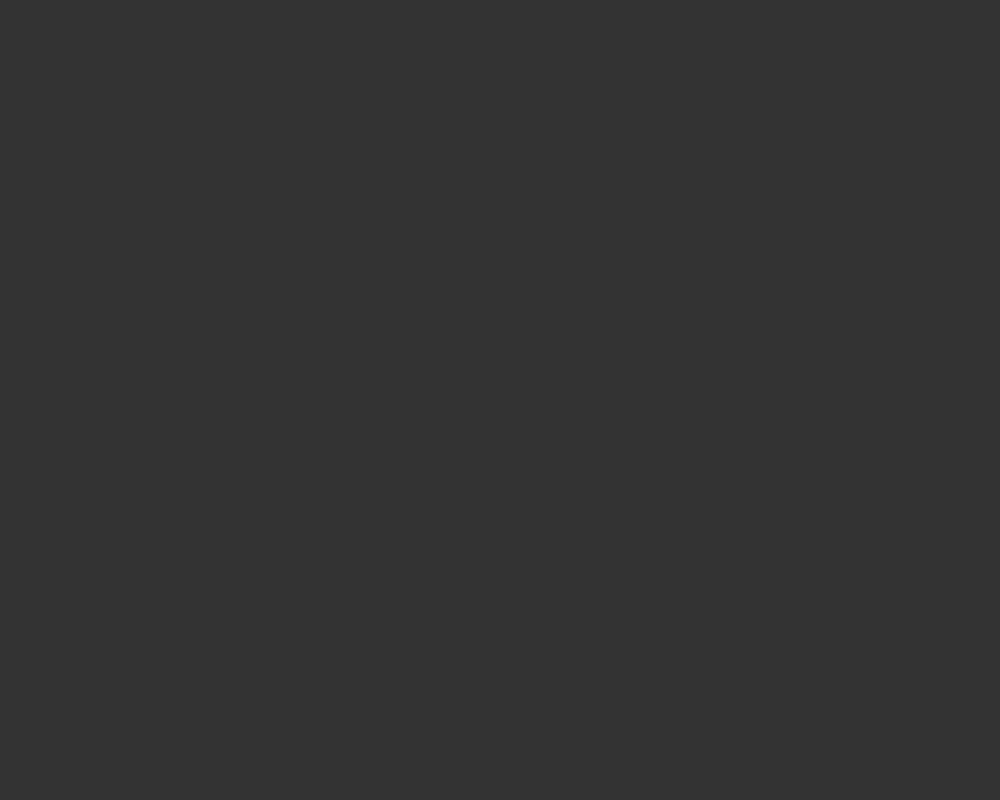
Frame 1 (no input)
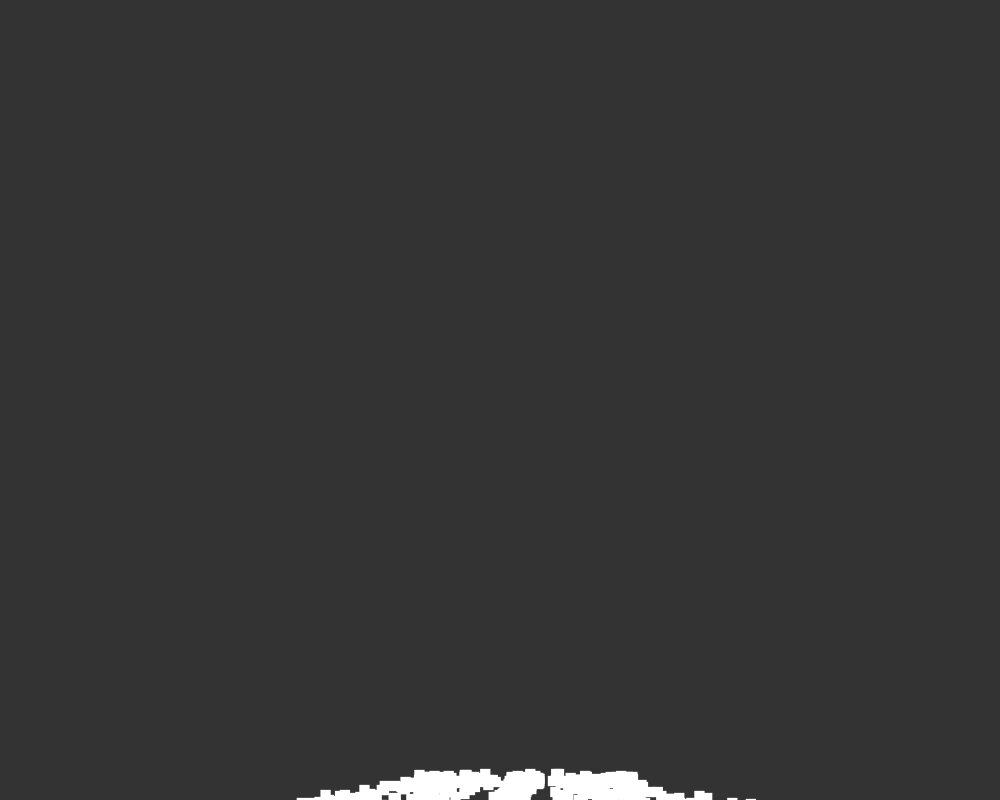
Frame 60 (the mouse pressed at the canvas centre just before this capture)
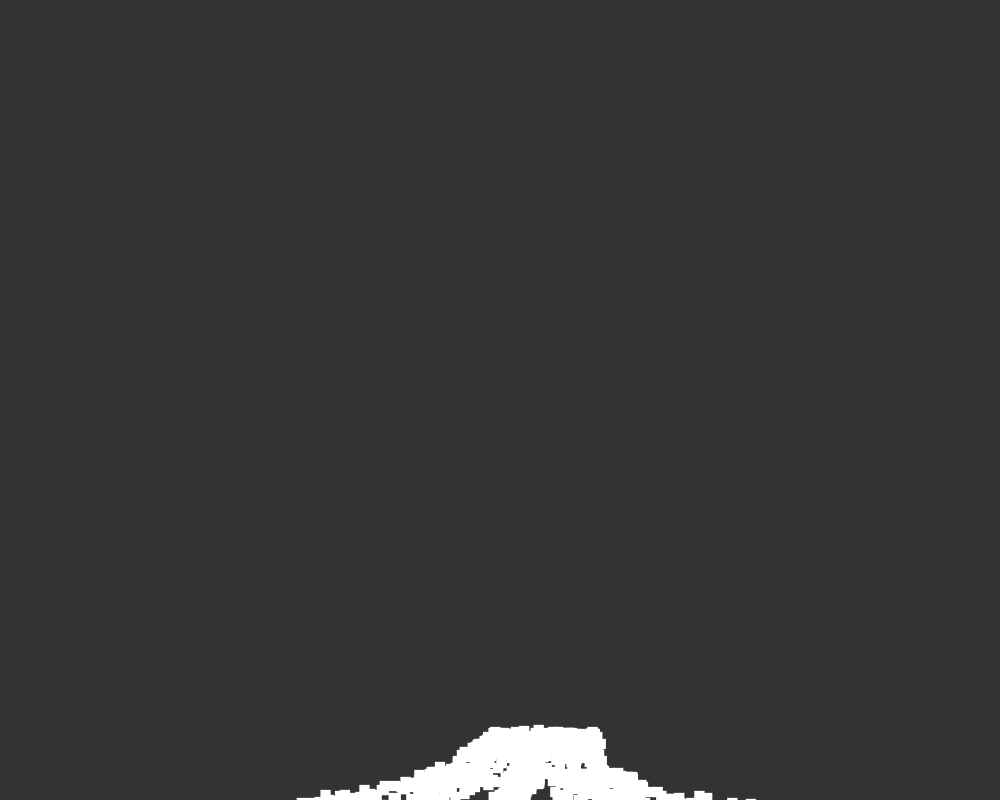
Frame 120 (the mouse held since frame 60 and released just before this capture)

The Processing sketch that drew these frames (run headless with seeded random() and noise(); from frame 60 on, the mouse is pressed at the canvas centre):

// Processing sketch: DATT_2400_A1
// ── DATT_2400_A1.pde
PVector middle;
PVector rootPos;

int ground;

float speed;
float size;
float stemShrinkHeight;
float stemMidExpandHeight;

ArrayList<Branch> branch;
ArrayList<Split> split;
ArrayList<Leaves> leaves;
ArrayList<PVector> leavesCoords;

color leafCol;
color woodCol;

Stem middleStem;
Stem leftStem;
Stem rightStem;

PGraphics tree;

void setup() {
  size(1000, 800);
  noStroke();
  background(51);
  rectMode(CENTER);

  //middle of screen stored as pvector
  middle = new PVector(width/2, height/2);

  //speed of anim
  speed = 4;

  //distance from bottom of screen to begin anim
  ground = 25;

  //size of elements
  size = random(9, 11);

  //fraction of screen height to remove roots/shrink width towards
  stemShrinkHeight = random(0.7, 0.85);

  //define location of tree root
  rootPos = new PVector(middle.x, height + ground);

  leafCol = color(105, int( random(140, 160) ), 105);
  woodCol = color(int( random(255) ));

  //Stems (Mid, Left, Right)
  //args: origin x, y, size, offset of (-1 left, 0 mid, 1 right), speed, shrinkfactor
  middleStem = new Stem(rootPos.x, rootPos.y, size, 0, speed, stemShrinkHeight);
  leftStem = new Stem(middleStem.stemPos.x, middleStem.stemPos.y, size, -1, speed, stemShrinkHeight);
  rightStem = new Stem(middleStem.stemPos.x, middleStem.stemPos.y, size, 1, speed, stemShrinkHeight);

  //create arraylist for branches
  branch = new ArrayList<Branch>();

  //create arraylist for splits
  split = new ArrayList<Split>();
  
  //create arraylist for splits
  leaves = new ArrayList<Leaves>();

  //create arraylist to record coordinates of leaves objects
  //added to by Branch and Split
  leavesCoords = new ArrayList<PVector>();

  tree = createGraphics(width + 100, height + 100);
  tree.beginDraw();
  tree.noStroke();
}

void draw() {
  //UNCOMMENT TO SEE DRAWING PROCESS
  //=============================
  //background(51);
  //=============================

  //UPDATE STEMS ===
  middleStem.display();
  //update origin to middlestem pos
  leftStem.originPos = middleStem.stemPos;
  leftStem.display();
  //update origin to middlestem pos
  rightStem.originPos = middleStem.stemPos;
  rightStem.display();

  //bool to record if tree is done
  boolean done = true;

  //UPDATE BRANCHES ===
  //no branches:
  if (branch.size() == 0) {
    done = false;
  }
  //branches exist:
  else {
    for (int i = 0; i < branch.size(); i++) {
      //draw branch
      branch.get(i).display();

      //if any branches not finished
      if (branch.get(i).branchFin != true) {
        done = false;
      }
    }
  }

  //UPDATE SPLITS ===
  for (int i = 0; i < split.size(); i++) {
    //draw split
    split.get(i).display();

    //if any splits not finished
    if (split.get(i).splitFin != true) {
      done = false;
    }
  }

  //TREE FINISHED ===
  if (done) {
    tree.endDraw();
    //background(51);
    //image(tree, -7, -1);
    //tint(0, 153, 0);

    //UPDATE LEAVES ===
    for (int i = 0; i < leaves.size(); i++) {
      leaves.get(i).display();
    }
  }
}

// ── Branch.pde
class Branch {
  private PVector originPos;
  private float originSize;

  private PVector branchPos;
  private float branchSize;
  private float branchSpeed;
  private float branchAngle;
  private float branchLimit;

  private int numOfSplits;

  FloatList branchSplit;

  private boolean branchFin;

  //args: origin x, y, size, branchSpeed
  Branch(float x, float y, float size, float speed) {
    //origin values
    originPos = new PVector(x, y);
    originSize = size;

    //branch values
    //pos at 0, 0 - grid being translated
    branchPos = new PVector(0, 0);
    branchSize = size;
    branchSpeed = speed;

    branchLimit = random(5.2, 6);

    //define branch angle
    branchAngle = random(0, 75);
    //chance to reverse angle direction
    if (random(1) < 0.5) {
      branchAngle = 360 - branchAngle;
    }

    //number of possible splits
    numOfSplits = 4;
    //initialize branch's split list
    branchSplit = new FloatList();
    //split attempts
    for (int i = 0; i < numOfSplits; i++) {

      //chance to create split
      if (random(1) < 0.5) {

        //determine and record split distance in branch
        branchSplit.append(random(0.1, 0.9));
      }
    }
  }

  void display() {

    //only draw while size of elements is above given limit
    if (branchSize > branchLimit) {

      fill(255);
      tree.fill(255);

      //branch origin is last stem pos
      translate(originPos.x, originPos.y);
      tree.translate(originPos.x, originPos.y);
      //rotation of branch
      rotate(radians(branchAngle));
      tree.rotate(radians(branchAngle));

      //branch random walker
      branchPos.x = branchPos.x + int( random(-branchSpeed, branchSpeed) );
      branchPos.y = branchPos.y + int( random(-branchSpeed, branchSpeed/2) );
      rect(branchPos.x, branchPos.y, branchSize, branchSize);
      tree.rect(branchPos.x, branchPos.y, branchSize, branchSize);

      float x;
      float y;

      //add element to left (- branchSize) and right (+ branchSize)
      x = branchPos.x + int( random(-branchSpeed, branchSpeed) );
      y = branchPos.y + int( random(-branchSpeed, branchSpeed/2) );
      rect(x - branchSize, y, branchSize, branchSize);
      tree.rect(x + branchSize, y, branchSize, branchSize);

      x = branchPos.x + int( random(-branchSpeed, branchSpeed) );
      y = branchPos.y + int( random(-branchSpeed, branchSpeed/2) );
      rect(x + branchSize, y, branchSize, branchSize);
      tree.rect(x + branchSize, y, branchSize, branchSize);

      //decrease branch size
      branchSize = branchSize - 0.01;

      //Reset grid
      resetMatrix();
      tree.resetMatrix();

      //loop branch's split list
      for (int i = 0; i < branchSplit.size(); i++) {

        //declare split distance on branch
        float spDist = branchSplit.get(i);

        //if branch has reached distance to begin split
        if (originSize - branchSize >= spDist * (originSize - branchLimit)) {

          //remove split distance from list
          branchSplit.remove(i);

          //DEBUG - Uncomment to mark split spawn points
          //fill(255, 0, 0);
          //translate(originPos.x, originPos.y);
          //rotate(radians(branchAngle));
          //rect(branchPos.x, branchPos.y, 15, 15);
          //fill(255);
          //resetMatrix();

          //Construct split
          Split sp = new Split(originPos, new PVector(branchPos.x, branchPos.y), branchSize, branchSpeed, branchAngle);

          //add split to main split list (to be drawn)
          split.add(sp);
        }
      }
    }
    //branch finished
    else {
      if (branchFin != true) {
        branchFin = true;
        //create leaves at end location
        leaves.add(new Leaves(branchPos, speed, this));
      }
    }
  }

  void branchMatrix() {
    resetMatrix();

    translate(originPos.x, originPos.y);
    rotate(radians(branchAngle));
  }
}

// ── Leaves.pde
class Leaves {
  private PVector originPos;

  private float size;
  private float speedX;
  private float speedY;

  private int green;
  private int redblue;
  private int radMax;

  private boolean flowered;

  private ArrayList<PVector> flower;

  private PGraphics foliage;

  Leaves(PVector origin, float speed, Branch br) {
    //origin values
    originPos = origin;

    //Leaves values
    speedX = speed;
    speedY = speed;
    size = 10;
    //max radius of leaves
    radMax = 85;
    //colours
    green = int( random(140, 160) );
    redblue = 105;
    //list to record flower positions
    flower = new ArrayList<>();
  }
  
    Leaves(PVector origin, float speed, Split sp) {
    //origin values
    originPos = origin;

    //Leaves values
    speedX = speed;
    speedY = speed;
    size = 10;
    //max radius of leaves
    radMax = 85;
    //colours
    green = int( random(140, 160) );
    redblue = 105;
    //list to record flower positions
    flower = new ArrayList<>();
  }

  void display() {

    //leaves expand around origin
    if (speedX < radMax) {

      float randRed = int( random(redblue - 10, redblue + 10) );
      float randBlue = int( random(redblue - 10, redblue + 10) );
      float randGreen = int( random(green, green) );

      fill(randRed, randGreen, randBlue);
      //foliage.fill(randRed, randGreen, randBlue);

      float x = originPos.x + int( random(-speedX, speedX) );
      float y = originPos.y + int( random(-speedY, speedY) );

      rect(x, y, size, size);
      //foliage.rect(x, y, size, size);

      speedX = speedX + 0.2;
      speedY = speedY + 0.15;

      size = random(5, 20);

      if (int( random(0, 200) ) == 1) {
        flower.add(new PVector(x, y));
      }
    }
    //if not flowered yet, loop list of flower pos
    else if (flowered != true) {
      for (int i = 0; i < flower.size(); i++) {

        float x = flower.get(i).x;
        float y = flower.get(i).y;

        //draw petals around flower pos
        for (int j = 0; j < 5; j++) {

          float x2 = x + random(-4, 4);
          float y2 = y + random(-4, 4);

          fill(255, 235, 235);
          //foliage.fill(255, 235, 235);

          rect(x2, y2, 8, 8);
          //foliage.rect(x2, y2, 8, 8);
        }
        //draw center of flower
        fill(255, 204, 0);
        //foliage.fill(255, 204, 0);

        rect(x, y, 4, 4);
        //foliage.rect(x, y, 4, 4);
      }
      flowered = true;
    }
    //completed image of foliage
    else {
      //foliage.endDraw();
      //background(51);
      //image(foliage, 0, 0);
      //tint(155, 0, 0);
    }
  }
}

// ── Split.pde
class Split {
  private PVector originMatrix;
  private float originAngle;
  private PVector originPos;
  private float originSize;

  private PVector splitPos;
  private float splitSize;
  private float splitSpeed;
  private float splitAngle;
  private float splitLimit;

  private boolean splitFin;

  Split(PVector origin, PVector pos, float size, float speed, float angle) {
    //origin values
    //origin's matrix pos
    originMatrix = origin;
    originPos = pos;
    originAngle = angle;
    originSize = size;

    //split values
    splitPos = new PVector(0, 0);
    splitSpeed = speed;
    splitSize = size;

    splitLimit = random(3.8, 5);

    //define split angle
    splitAngle = random(0, 75);

    //chance to reverse angle direction
    if (random(1) < 0.5) {
      splitAngle = 360 - splitAngle;
    }
  }

  void display() {

    if (splitSize > splitLimit) {

      fill(255);
      tree.fill(255);

      //start at drawing location of origin branch:
      //translate to origin's matrix - rotate to origin's rotation - translate to origin's pos
      translate(originMatrix.x, originMatrix.y);
      rotate(radians(originAngle));
      translate(originPos.x, originPos.y);

      tree.translate(originMatrix.x, originMatrix.y);
      tree.rotate(radians(originAngle));
      tree.translate(originPos.x, originPos.y);

      //angle for split
      rotate(radians(splitAngle));
      tree.rotate(radians(splitAngle));

      //split random walker
      splitPos.x = splitPos.x + int( random(-splitSpeed, splitSpeed) );
      splitPos.y = splitPos.y + int( random(-splitSpeed, splitSpeed/2) );

      //draw split
      rect(splitPos.x, splitPos.y, splitSize, splitSize);
      tree.rect(splitPos.x, splitPos.y, splitSize, splitSize);

      //decrease split size
      splitSize = splitSize - 0.02;

      //Reset grid
      resetMatrix();
      tree.resetMatrix();
    }
    //declare finished
    else {
      if (splitFin != true) {
        splitFin = true;
        //create leaves at end location
        leaves.add(new Leaves(splitPos, speed, this));
      }
    }
  }

  void splitMatrix() {
    resetMatrix();

    translate(originMatrix.x, originMatrix.y);
    rotate(radians(originAngle));
    translate(originPos.x, originPos.y);
  }
}

// ── Stem.pde
class Stem {
  private PVector originPos;
  private float originSize;

  private PVector stemPos;
  private float stemSize;
  private float stemOffset;
  private float stemSpeed;
  private float stemShrinkHeight;

  private float shrinkFactor;
  private float stemExpandHeight;
  private boolean branched;

  //args: origin x, y, size, offset (-1 left, 0 mid, 1 right), speed, shrinkheight
  Stem(float x, float y, float size, float offset, float speed, float shrink) {
    //origin values
    originPos = new PVector(x, y);
    originSize = size;

    //stem values
    stemPos = new PVector(x, y);
    stemSize = size;
    stemOffset = offset;
    stemSpeed = speed;
    stemShrinkHeight = shrink;
    //random expand height
    stemExpandHeight = random(stemShrinkHeight - 0.1, stemShrinkHeight - 0.18);
  }

  void display() {

    //current ypos is above expand height of stem --> branches
    if (stemPos.y < rootPos.y * stemExpandHeight) {

      //only create branch if not created one yet
      if (branched != true) {
        //add new branch to list
        //args: origin x, y, size, speed
        branch.add(new Branch(stemPos.x, stemPos.y, stemSize, stemSpeed));
        branched = true;
      }
    }

    //current ypos is below expand height of stem --> no branches
    else {

      fill(255);
      tree.fill(255);

      //is middle stem
      if (stemOffset == 0) {
        //stem random walker
        stemPos.x = stemPos.x + int( random(-stemSpeed, stemSpeed) );
        stemPos.y = stemPos.y + int( random(-stemSpeed, stemSpeed/2) );

        rect(stemPos.x, stemPos.y, stemSize, stemSize);
        tree.rect(stemPos.x, stemPos.y, stemSize, stemSize);
      }

      //is left or right stem
      else {
        //random walker 1
        stemPos.x = originPos.x + int( random(-stemSpeed, stemSpeed) );
        stemPos.y = originPos.y + int( random(-stemSpeed, stemSpeed) );

        //diff between root ypos and shrink height ypos
        int yDiffMax = int(rootPos.y - (rootPos.y * stemShrinkHeight));
        //diff between root ypos and current draw ypos
        int yDiffNow = int(rootPos.y - stemPos.y);

        shrinkFactor = float(yDiffMax)/float(yDiffNow);

        //draw inner stem
        rect(stemPos.x + (stemOffset * stemSize), stemPos.y, stemSize, stemSize);
        tree.rect(stemPos.x + (stemOffset * stemSize), stemPos.y, stemSize, stemSize);

        //current ypos is below shrink height of stem --> draw roots
        if (stemPos.y > rootPos.y * stemShrinkHeight) {

          float spacing;

          //random walker 2
          stemPos.x = originPos.x + int( random(-stemSpeed, 0) );
          stemPos.y = originPos.y + int( random(-stemSpeed, stemSpeed) );
          rect(stemPos.x + (stemOffset * stemSize * 2) * shrinkFactor, stemPos.y, stemSize, stemSize);
          tree.rect(stemPos.x + (stemOffset * stemSize * 2) * shrinkFactor, stemPos.y, stemSize, stemSize);

          //random spacing
          spacing = randSpacing(1.5);
          //random walker 3
          stemPos.x = originPos.x + int( random(-stemSpeed, 0) );
          stemPos.y = originPos.y + int( random(-stemSpeed, stemSpeed) );
          rect(stemPos.x + (spacing * stemSize * stemOffset) * shrinkFactor, stemPos.y, stemSize, stemSize);
          tree.rect(stemPos.x + (spacing * stemSize * stemOffset) * shrinkFactor, stemPos.y, stemSize, stemSize);

          //random spacing
          spacing = randSpacing(1);
          //random walker 4
          stemPos.x = originPos.x + int( random(-stemSpeed, 0) );
          stemPos.y = originPos.y + int( random(-stemSpeed, stemSpeed) );
          rect(stemPos.x + (spacing * stemSize * stemOffset) * shrinkFactor, stemPos.y, stemSize, stemSize);
          tree.rect(stemPos.x + (spacing * stemSize * stemOffset) * shrinkFactor, stemPos.y, stemSize, stemSize);
        }

        //current ypos is above shrink height + below expand --> no roots, no branches
        else {
          rect(stemPos.x + (stemOffset * stemSize * 2) * shrinkFactor, stemPos.y, stemSize, stemSize);
          tree.rect(stemPos.x + (stemOffset * stemSize * 2) * shrinkFactor, stemPos.y, stemSize, stemSize);
        }
      }
    }
  }

  //generate random value for spacing between drawn elements
  float randSpacing(float val) {
    return random(val - 0.4, val + 0.4);
  }
}
